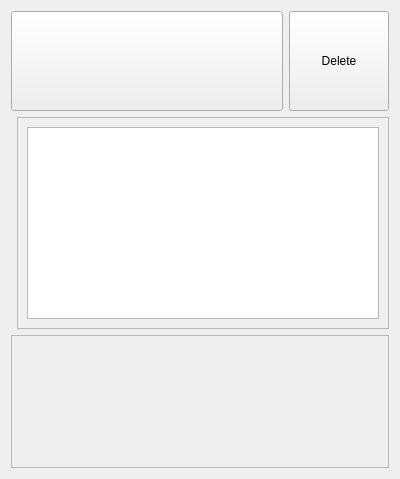
<?xml version="1.0" encoding="UTF-8"?>
<ui version="4.0">
 <class>Form</class>
 <widget class="QWidget" name="Form">
  <property name="geometry">
   <rect>
    <x>0</x>
    <y>0</y>
    <width>400</width>
    <height>479</height>
   </rect>
  </property>
  <property name="windowTitle">
   <string>Form</string>
  </property>
  <layout class="QVBoxLayout" name="verticalLayout">
   <item>
    <layout class="QHBoxLayout" name="horizontalLayout">
     <item>
      <widget class="QToolButton" name="workpieceDetailPage_nameButton">
       <property name="sizePolicy">
        <sizepolicy hsizetype="Expanding" vsizetype="Preferred">
         <horstretch>0</horstretch>
         <verstretch>0</verstretch>
        </sizepolicy>
       </property>
       <property name="text">
        <string/>
       </property>
      </widget>
     </item>
     <item>
      <widget class="QToolButton" name="workpieceDetailPage_deleteProjectButton">
       <property name="minimumSize">
        <size>
         <width>100</width>
         <height>100</height>
        </size>
       </property>
       <property name="text">
        <string>Delete</string>
       </property>
      </widget>
     </item>
    </layout>
   </item>
   <item>
    <layout class="QHBoxLayout" name="horizontalLayout_2">
     <item>
      <widget class="QFrame" name="frame_2">
       <property name="frameShape">
        <enum>QFrame::Shape::StyledPanel</enum>
       </property>
       <property name="frameShadow">
        <enum>QFrame::Shadow::Raised</enum>
       </property>
      </widget>
     </item>
     <item>
      <widget class="QFrame" name="workpieceDetailPage_descriptionFrame">
       <property name="sizePolicy">
        <sizepolicy hsizetype="Expanding" vsizetype="Expanding">
         <horstretch>0</horstretch>
         <verstretch>0</verstretch>
        </sizepolicy>
       </property>
       <property name="frameShape">
        <enum>QFrame::Shape::StyledPanel</enum>
       </property>
       <property name="frameShadow">
        <enum>QFrame::Shadow::Raised</enum>
       </property>
       <layout class="QVBoxLayout" name="verticalLayout_2">
        <item>
         <widget class="QPlainTextEdit" name="workpieceDetailPage_descriptionTextEdit"/>
        </item>
       </layout>
      </widget>
     </item>
    </layout>
   </item>
   <item>
    <widget class="QFrame" name="files_placeholderFrame">
     <property name="sizePolicy">
      <sizepolicy hsizetype="Expanding" vsizetype="Expanding">
       <horstretch>0</horstretch>
       <verstretch>0</verstretch>
      </sizepolicy>
     </property>
     <property name="frameShape">
      <enum>QFrame::Shape::StyledPanel</enum>
     </property>
     <property name="frameShadow">
      <enum>QFrame::Shadow::Raised</enum>
     </property>
    </widget>
   </item>
  </layout>
 </widget>
 <resources/>
 <connections/>
</ui>
